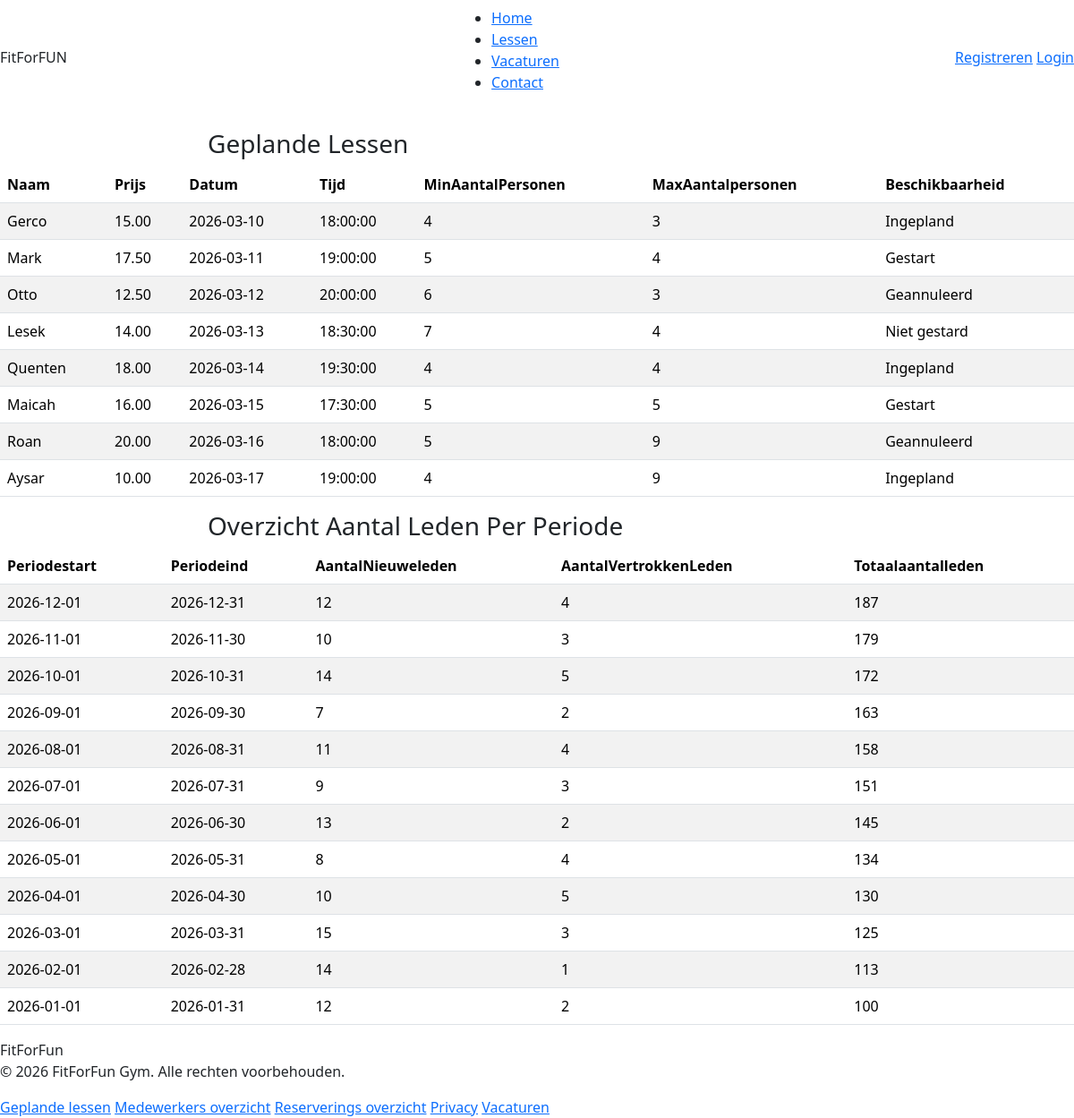
The page /geplande_lessen/index.php on the database its author committed.
### tables this page shows
CREATE TABLE LesOverzicht (
     Id                 SMALLINT        UNSIGNED   NOT NULL        AUTO_INCREMENT  COMMENT 'Primary key of the Reservering table'
    ,Naam               VARCHAR(50)       NOT NULL                  COMMENT 'Naam'
    ,Prijs              Decimal(5,2)       NOT   NULL                      COMMENT 'Tussenvoegsel van de naam (optioneel)'
    ,Datum              DATE                NOT NULL            
    ,Tijd               TIME                Not null
    ,MinAantalPersonen  Tinyint             not null            COMMENT 'Minimaal aantal personen per les 3'
    ,MaxAantalPersonen Tinyint              Not null             COMMENT 'Maximaal aantal personen per les 9'
    ,Beschikbaarheid    VARCHAR(50)         NOT null            COMMENT 'Ingepland, Niet gestart, Gestart en en Geannuleerd'
    ,IsActief           BIT                 NOT NULL             DEFAULT 1   COMMENT 'Geeft aan of de persoon actief is (1 = Ja, 0 = Nee)'  
    ,Opmerking          VARCHAR(250)        NULL            
    ,DatumAangemaakt     DATETIME(6)        NOT NULL			DEFAULT NOW(6)  COMMENT 'Datum en tijd van aanmaak'
    ,DatumGewijzigd     DATETIME(6)         NOT NULL			DEFAULT NOW(6)  COMMENT 'Datum en tijd van laatste wijziging'
    ,CONSTRAINT PK_Persoon_Id PRIMARY KEY (Id)                      COMMENT 'Ingepland, Niet gestart, gestart, en geannuleerd'

);

CREATE TABLE OverzichtAantalLedenPerPeriode 
(
    ID INT AUTO_INCREMENT PRIMARY KEY,
    PeriodeStart DATE NOT NULL,
    PeriodeEind DATE NOT NULL,
    AantalNieuweLeden INT NOT NULL DEFAULT 0,
    AantalVertrokkenLeden INT NOT NULL DEFAULT 0,
    TotaalAantalLeden INT NOT NULL DEFAULT 0,
    IsActief           BIT                 NOT NULL             DEFAULT 1   COMMENT 'Geeft aan of de persoon actief is (1 = Ja, 0 = Nee)', 
    Opmerking VARCHAR(255) NULL
    ,DatumAangemaakt     DATETIME(6)        NOT NULL			DEFAULT NOW(6)  COMMENT 'Datum en tijd van aanmaak'
    ,DatumGewijzigd     DATETIME(6)         NOT NULL			DEFAULT NOW(6)  COMMENT 'Datum en tijd van laatste wijziging'
);

### geplande_lessen/index.php (the view, shortened to what this page needs)
<?php
include ('config/config.php');
$dsn = "mysql:host=$dbHost;
        dbname=$dbName;
        charset=UTF8";
$pdo = new PDO($dsn, $dbUser,$dbPass);
$sqlLes = "SELECT GLN.Id
              ,GLN.Naam
              ,GLN.Prijs
              ,GLN.Datum
              ,GLN.Tijd
              ,GLN.MinAantalPersonen
              ,GLN.MaxAantalPersonen
              ,GLN.Beschikbaarheid
        FROM LesOverzicht AS GLN
        ORDER BY GLN.ID ASC";
$statementLes = $pdo->prepare($sqlLes);
$statementLes->execute();
$lesResult = $statementLes->fetchAll(PDO::FETCH_OBJ);
$sqlLeden = "SELECT OVALPP.Id
              ,OVALPP.PeriodeStart
              ,OVALPP.PeriodeEind
              ,OVALPP.AantalNieuweLeden
              ,OVALPP.AantalVertrokkenLeden
              ,OVALPP.TotaalAantalLeden
        FROM OverzichtAantalLedenPerPeriode AS OVALPP
        ORDER BY OVALPP.Id DESC";
$statementLeden = $pdo->prepare($sqlLeden);
$statementLeden->execute();
$ledenResult = $statementLeden->fetchAll(PDO::FETCH_OBJ);
?>
<!DOCTYPE html>
<html lang="en">
<head>
    <link rel="stylesheet" href="https://cdn.jsdelivr.net/npm/bootstrap@5.3.2/dist/css/bootstrap.min.css">
    <link rel="stylesheet" href="./css/style.css">
</head>
<body>
    <nav class="navbar">
        <div class="nav-logo">FitFor<span>FUN</span></div>
            <ul class="nav-links">
                <li><a href="/index.php">Home</a></li>
                <li><a href="/Lessen.html">Lessen</a></li>
                <li><a href="#vacatures">Vacaturen</a></li>
                <li><a href="#contact">Contact</a></li>
            </ul>
        <div class="nav-auth">
            <a href="#" class="btn-registreer">Registreren</a>
            <a href="#" class="btn-login">Login</a>
        </div>
    </nav>
    <div class="container mt-3">
        <div class="row justify-content-center">
            <div class="col-8">
                <h3>Geplande Lessen</h3>
            </div>
        </div>
    </div>
    <div class="tabel-wrapper">
        <table class="table table-striped table-hover reserveringen-tabel">
            <thead>
                <th>Naam</th>
                <th>Prijs</th>
                <th>Datum</th>
                <th>Tijd</th>
                <th>MinAantalPersonen</th>
                <th>MaxAantalpersonen</th>
                <th>Beschikbaarheid</th>
            </thead>
                <tbody>
                    <?php foreach ($lesResult as $LesOverzicht):?>
                        <tr>
                            <td><?= $LesOverzicht->Naam; ?></td>
                            <td><?= $LesOverzicht->Prijs; ?></td>
                            <td><?= $LesOverzicht->Datum; ?></td>
                            <td><?= $LesOverzicht->Tijd; ?></td>
                            <td><?= $LesOverzicht->MinAantalPersonen; ?></td>
                            <td><?= $LesOverzicht->MaxAantalPersonen; ?></td>
                            <td><?= $LesOverzicht->Beschikbaarheid; ?></td>
                        </tr>
                    <?php endforeach; ?>
                </tbody>
        </table>
    </div>
    <div class="container mt-3">
        <div class="row justify-content-center">
            <div class="col-8">
                <h3>Overzicht Aantal Leden Per Periode</h3>
            </div>
        </div>
    </div>
    <div class="table wrapper">
        <table class="table table-striped table-hover reserveringen-tabel">
                <thead>
                    <th>Periodestart</th>
                    <th>Periodeind</th>
                    <th>AantalNieuweleden</th>
                    <th>AantalVertrokkenLeden</th>
                    <th>Totaalaantalleden</th>
                </thead>
            <tbody>
                <?php foreach ($ledenResult as $OverzichtAantalLedenPerPeriode):?>
                     <tr>
                        <td><?= $OverzichtAantalLedenPerPeriode->PeriodeStart; ?></td>
                        <td><?= $OverzichtAantalLedenPerPeriode->PeriodeEind; ?></td>
                        <td><?= $OverzichtAantalLedenPerPeriode->AantalNieuweLeden; ?></td>
                        <td><?= $OverzichtAantalLedenPerPeriode->AantalVertrokkenLeden; ?></td>
                        <td><?= $OverzichtAantalLedenPerPeriode->TotaalAantalLeden; ?></td>
                    </tr>
                <?php endforeach; ?>
            </tbody>
        </table>
    </div>
    <footer class="footer" id="contact">
        <div class="footer-inner">
            <div class="footer-logo">FitFor<span>Fun</span></div>
            <p>© 2026 FitForFun Gym. Alle rechten voorbehouden.</p>
            <div class="footer-links">
                <a href="/geplande_lessen/index.php">Geplande lessen</a>
                <a href="/Medewerkers overzicht/index.php">Medewerkers overzicht</a>
                <a href="./Reserverings_overzicht/Index.php">Reserverings overzicht</a>
                <a href="#">Privacy</a>
                <a href="#">Vacaturen</a>
            </div>
        </div>
    </footer>
</body>
</html>

### rows shown on the page
lesoverzicht: Naam "Gerco", Prijs "15.00", Datum "2026-03-10", Tijd "18:00:00", MinAantalPersonen "4", MaxAantalPersonen "3", Beschikbaarheid "Ingepland"
lesoverzicht: Naam "Mark", Prijs "17.50", Datum "2026-03-11", Tijd "19:00:00", MinAantalPersonen "5", MaxAantalPersonen "4", Beschikbaarheid "Gestart"
lesoverzicht: Naam "Otto", Prijs "12.50", Datum "2026-03-12", Tijd "20:00:00", MinAantalPersonen "6", MaxAantalPersonen "3", Beschikbaarheid "Geannuleerd"
lesoverzicht: Naam "Lesek", Prijs "14.00", Datum "2026-03-13", Tijd "18:30:00", MinAantalPersonen "7", MaxAantalPersonen "4", Beschikbaarheid "Niet gestard"
lesoverzicht: Naam "Quenten", Prijs "18.00", Datum "2026-03-14", Tijd "19:30:00", MinAantalPersonen "4", MaxAantalPersonen "4", Beschikbaarheid "Ingepland"
lesoverzicht: Naam "Maicah", Prijs "16.00", Datum "2026-03-15", Tijd "17:30:00", MinAantalPersonen "5", MaxAantalPersonen "5", Beschikbaarheid "Gestart"
lesoverzicht: Naam "Roan", Prijs "20.00", Datum "2026-03-16", Tijd "18:00:00", MinAantalPersonen "5", MaxAantalPersonen "9", Beschikbaarheid "Geannuleerd"
lesoverzicht: Naam "Aysar", Prijs "10.00", Datum "2026-03-17", Tijd "19:00:00", MinAantalPersonen "4", MaxAantalPersonen "9", Beschikbaarheid "Ingepland"
overzichtaantalledenperperiode: PeriodeStart "2026-12-01", PeriodeEind "2026-12-31", AantalNieuweLeden "12", AantalVertrokkenLeden "4", TotaalAantalLeden "187"
overzichtaantalledenperperiode: PeriodeStart "2026-11-01", PeriodeEind "2026-11-30", AantalNieuweLeden "10", AantalVertrokkenLeden "3", TotaalAantalLeden "179"
overzichtaantalledenperperiode: PeriodeStart "2026-10-01", PeriodeEind "2026-10-31", AantalNieuweLeden "14", AantalVertrokkenLeden "5", TotaalAantalLeden "172"
overzichtaantalledenperperiode: PeriodeStart "2026-09-01", PeriodeEind "2026-09-30", AantalNieuweLeden "7", AantalVertrokkenLeden "2", TotaalAantalLeden "163"
overzichtaantalledenperperiode: PeriodeStart "2026-08-01", PeriodeEind "2026-08-31", AantalNieuweLeden "11", AantalVertrokkenLeden "4", TotaalAantalLeden "158"
overzichtaantalledenperperiode: PeriodeStart "2026-07-01", PeriodeEind "2026-07-31", AantalNieuweLeden "9", AantalVertrokkenLeden "3", TotaalAantalLeden "151"
overzichtaantalledenperperiode: PeriodeStart "2026-06-01", PeriodeEind "2026-06-30", AantalNieuweLeden "13", AantalVertrokkenLeden "2", TotaalAantalLeden "145"
overzichtaantalledenperperiode: PeriodeStart "2026-05-01", PeriodeEind "2026-05-31", AantalNieuweLeden "8", AantalVertrokkenLeden "4", TotaalAantalLeden "134"
overzichtaantalledenperperiode: PeriodeStart "2026-04-01", PeriodeEind "2026-04-30", AantalNieuweLeden "10", AantalVertrokkenLeden "5", TotaalAantalLeden "130"
overzichtaantalledenperperiode: PeriodeStart "2026-03-01", PeriodeEind "2026-03-31", AantalNieuweLeden "15", AantalVertrokkenLeden "3", TotaalAantalLeden "125"
overzichtaantalledenperperiode: PeriodeStart "2026-02-01", PeriodeEind "2026-02-28", AantalNieuweLeden "14", AantalVertrokkenLeden "1", TotaalAantalLeden "113"
overzichtaantalledenperperiode: PeriodeStart "2026-01-01", PeriodeEind "2026-01-31", AantalNieuweLeden "12", AantalVertrokkenLeden "2", TotaalAantalLeden "100"
